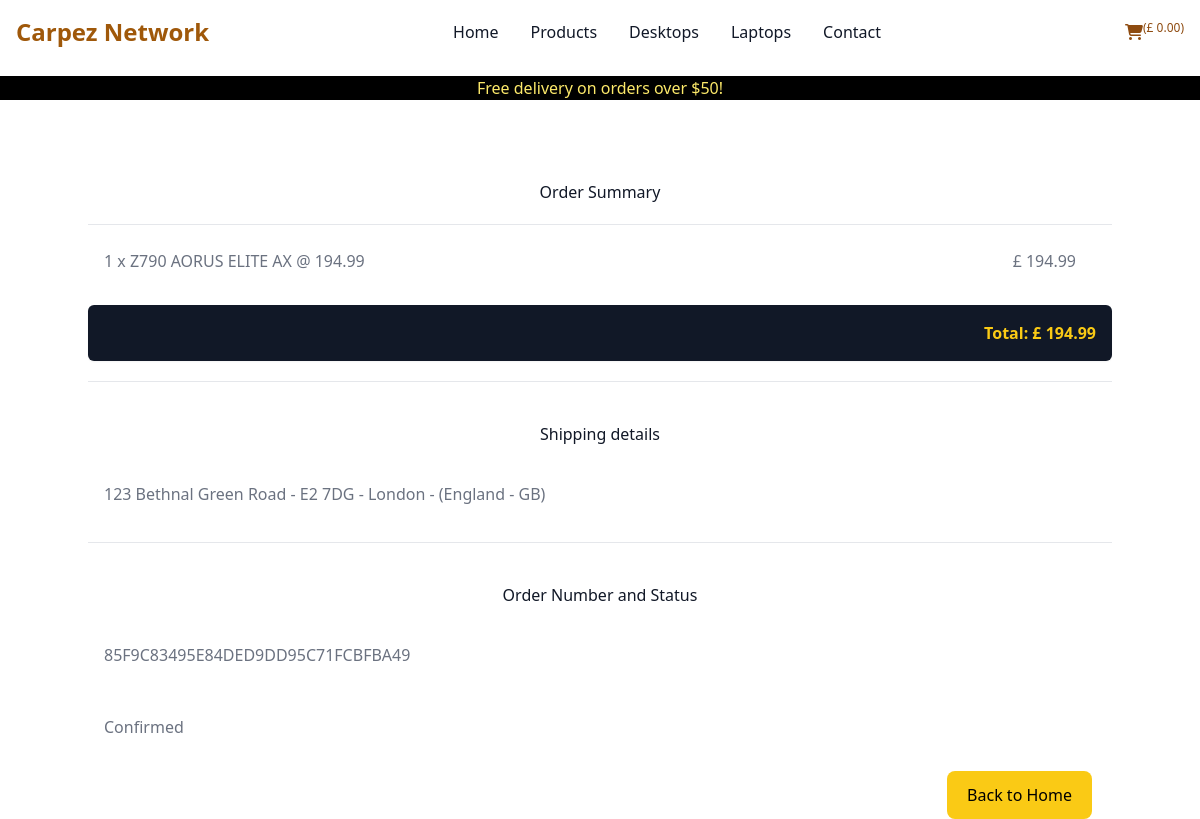
/checkout/checkout_success/85F9C83495E84DED9DD95C71FCBFBA49, run on the app's committed database.
### checkout/models.py (models this page shows, shortened)
class OrderLineItem(models.Model):
    order = models.ForeignKey(
        Order,
        null=False,
        blank=False,
        on_delete=models.CASCADE,
        related_name='lineitems'
        )
    product = models.ForeignKey(
        Product,
        null=False,
        blank=False,
        on_delete=models.CASCADE
        )
    quantity = models.IntegerField(null=False, blank=False, default=0)
    lineitem_total = models.DecimalField(
        max_digits=6,
        decimal_places=2,
        null=False,
        blank=False,
        editable=False
        )

class Order(models.Model):
    order_number = models.CharField(max_length=32, null=False, editable=False)
    date = models.DateTimeField(auto_now_add=True)
    delivery_cost = models.DecimalField(
        max_digits=6,
        decimal_places=2,
        null=False,
        default=0
    )
    order_total = models.DecimalField(
        max_digits=10,
        decimal_places=2,
        null=False,
        default=0
    )
    grand_total = models.DecimalField(
        max_digits=10,
        decimal_places=2,
        null=False,
        default=0
    )
    bag_and_shipping_details = models.JSONField(
        encoder=DjangoJSONEncoder,
        decoder=json.JSONDecoder
    )
    full_name = models.CharField(max_length=254, null=True, editable=False)
    email = models.EmailField(max_length=254, null=True, editable=False)
    shipping = models.CharField(max_length=254, null=True, editable=False)
    billing_details = models.JSONField(null=True, blank=True)
    stripe_pid = models.CharField(
        max_length=32,
        null=False,
        blank=False,
        editable=False,
        default="before migration"
    )
    user = models.ForeignKey(
        Dashboard,
        null=True,
        blank=True,
        related_name="orders",
        on_delete=models.SET_NULL
    )
    status = models.CharField(
        max_length=10,
        null=False,
        default='pending',
        choices=[
            ('pending', "Pending"),
            ('confirmed', "Confirmed"),
            ('dispatched', "Dispatched"),
            ('delivered', "delivered")
        ]
    )

### products/models.py (models this page shows, shortened)
class Product(models.Model):
    category = models.ForeignKey(
        'Category', null=True, blank=True, on_delete=models.SET_NULL
    )
    brand = models.ForeignKey(
        'Brand', null=True, blank=True, on_delete=models.SET_NULL
    )
    tags = models.ManyToManyField(Tag)
    sku = models.CharField(max_length=254, null=True, blank=True)
    name = models.CharField(max_length=254)
    description = models.TextField()
    rating = models.DecimalField(max_digits=2, decimal_places=1, null=True, blank=False)
    price = models.DecimalField(max_digits=6, decimal_places=2)
    image = models.ImageField(null=True, blank=True)
    reviews = models.ManyToManyField(Reviews)

### checkout/views.py (the view)
def checkout_success(request, order_number):
    order = get_object_or_404(Order, order_number=order_number)
    line_items = order.lineitems.all()
    if "bag" in request.session:
        del request.session["bag"]
    template = "checkout/checkout_success.html"
    context = {
        "order": order,
        "line_items": line_items
    }
    return render(request, template, context)

### bag/context.py (called while the page is built, shortened)
def bag(request):
    bag_items = []
    total = 0
    objects = 0
    b = request.session.get('bag', {})
    if total < settings.FREE_DELIVERY_TRESHOLD:
        delivery = total * Decimal(settings.STANDARD_DELIVERY_PERCENTAGE / 100)
        free_delivery_delta = settings.FREE_DELIVERY_TRESHOLD - total
    else:
        delivery = 0
        free_delivery_delta = 0
    grand_total = total + delivery
    json_bag = json.dumps(b)
    context = {
        'bag': json_bag,
        'bag_items': bag_items,
        'total': total,
        'objects': objects,
        'delivery': delivery,
        'free_delivery_delta': free_delivery_delta,
        'free_delivery_treshold': settings.FREE_DELIVERY_TRESHOLD,
        'grand_total': grand_total,
    }
    return context

### bag/templatetags/bag_tools.py (called while the page is built)
@register.filter(name='calc_subtotal')
def calc_subtotal(price, quantity):
    return price * quantity

### checkout/templates/checkout/checkout_success.html (shortened to what this page needs)
{% extends 'base.html' %}
{% load bag_tools %}
{% block content %}
<div class="container">
    <h2 class="font-xl text-gray-900 mb-5 mt-20 text-center">
      Order Summary
    </h2>
    <hr>
    {% for lineitem in line_items %}
        <p class="mb-4 mt-2 p-4 font-large text-gray-500 dark:text-gray-400">
            {{ lineitem.quantity }} x {{ lineitem.product.name|truncatechars:21 }} @ {{ lineitem.product.price }}<span class="float-end mr-5">£ {{ lineitem.product.price|calc_subtotal:lineitem.quantity }} </span></p>
    {% endfor %}
    <p class="mt-4 p-4 bg-gray-900 rounded-md shadow-sm text-yellow-300 p-4 text-end">
        <strong>
            Total:  £ {{ order.grand_total|floatformat:2 }}
        </strong>
    </p>
    <hr class="mt-5 mb-5">
    <h2 class="font-large text-gray-900 mb-5 mt-10 text-center">
      Shipping details
    </h2>
    <p class="mb-4 p-4 text-gray-500 dark:text-gray-400">{{ order.shipping }}</p>
    <hr class="mt-5 mb-5">
    <h2 class="font-large text-gray-900 mb-5 mt-10 text-center">
      Order Number and Status
    </h2>
    <p class="mb-4 p-4 text-gray-500 dark:text-gray-400">{{ order.order_number }}</p>
    <p class="mb-4 p-4 text-gray-500 dark:text-gray-400">{{ order.get_status_display }}</p>
    <a href="{% url 'home' %}" class="btn btn-submit mr-5 float-end">Back to Home</a>
</div>
{% endblock %}

### data on the page
OrderLineItem: quantity "1", product.name "Z790 AORUS ELITE AX", product.price "194.99", product.price|calc_subtotal "194.99"
Order: grand_total "194.99", shipping "123 Bethnal Green Road - E2 7DG - London - (England - GB)", order_number "85F9C83495E84DED9DD95C71FCBFBA49", status "Confirmed"

### other printed values
{{ grand_total|floatformat:2 }} "0.00"
{{ free_delivery_treshold }} "50"
